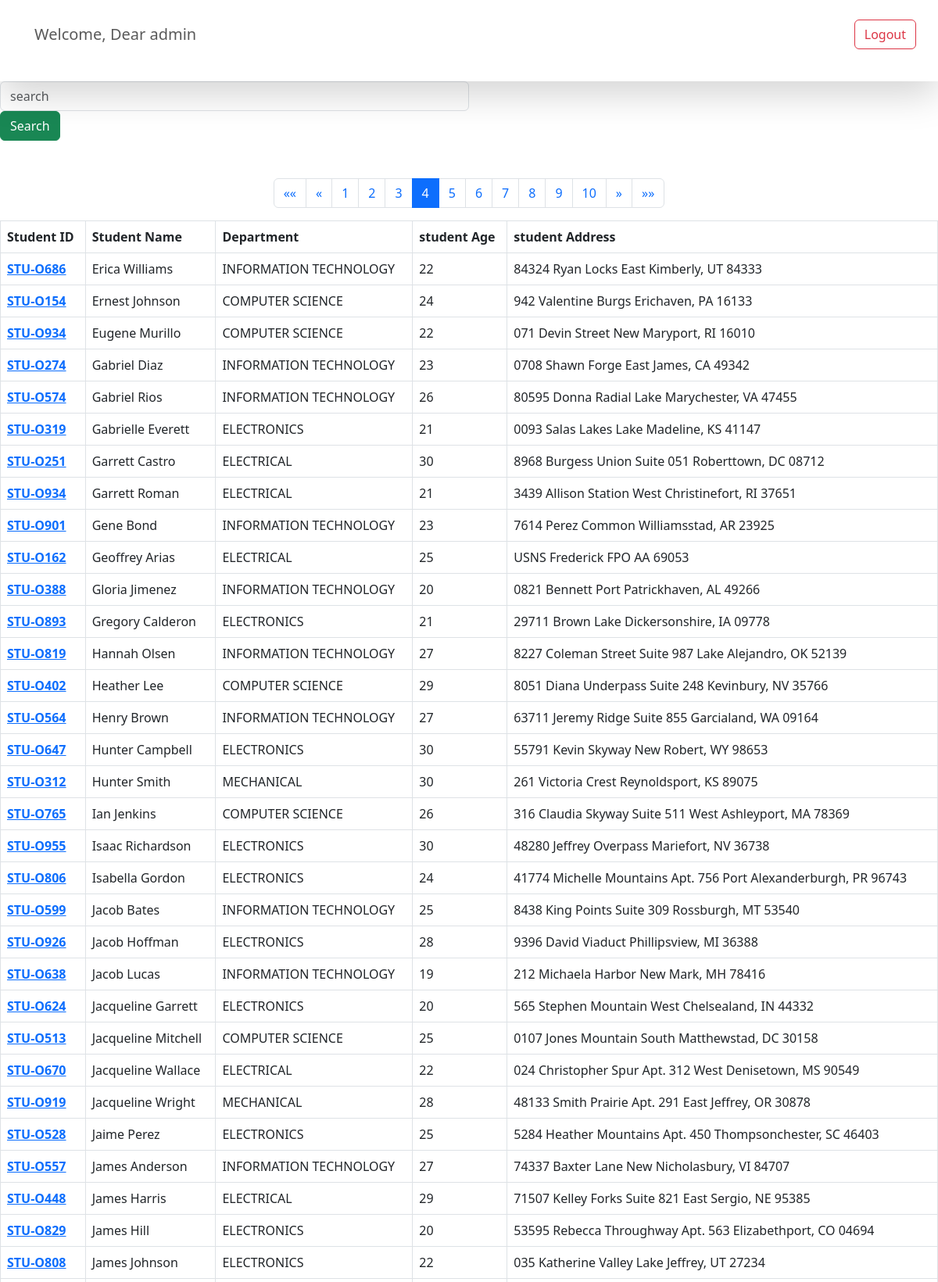
Screenshot of /get_students/?page=4 (signed in, upper part) with the database file from the repository.
### home/models.py (models this page shows, shortened)
class Student(models.Model):
    department = models.ForeignKey(Department,  related_name='depart',on_delete=models.CASCADE)
    student_id = models.OneToOneField(StudentID,related_name = 'studentid',on_delete=models.CASCADE)
    student_name = models.CharField(max_length=100)
    student_email =  models.EmailField(unique=True)
    student_age = models.IntegerField(default=18)
    student_address = models.TextField()
    class Meta:
        ordering = ['student_name']
        verbose_name = 'student'

class StudentID(models.Model):
    student_id = models.CharField(max_length=100)
    def __str__(self) -> str:
        return self.student_id

class Department(models.Model):
    department = models.CharField(max_length=100)
    class Meta:
        ordering = ['department']

### home/views.py (the view, shortened to what this page needs)
# urls.py: path('get_students/',get_students,name='get_students'),
@login_required(login_url='/login/')
def get_students(request):
    students = Student.objects.all()
    paginator = Paginator(students, 50)  # Show 50 contacts per page.
    page_number = request.GET.get("page",1)
    page_obj = paginator.get_page(page_number)
    context = {'l_student':page_obj}
    return render(request,'inside/students.html',context)

### templates/inside/students.html
{% extends '../base.html'  %}
{% block start %}
<form>
  <div class="col-md-6">
    <input class="form-control" name="search" placeholder="search"  />
  </div>
  <div class="col-md-6">
    <button type="submit" class="btn btn-success">Search</button>
  </div>
</form>
<nav aria-label="Page navigation example" >
  <ul class="pagination flex-row justify-content-center pt-5"  >
    {% if l_student.has_previous %}
    <li class="page-item">
      <a class="page-link" href="?page=1" aria-label="First">
        <span aria-hidden="true">&laquo;&laquo;</span>
      </a>
    </li>
    <li class="page-item">
      <a class="page-link" href="?page={{ l_student.previous_page_number }}" aria-label="Previous">
        <span aria-hidden="true">&laquo;</span>
      </a>
    </li>
    {% endif %}
    {% for i in l_student.paginator.page_range %}
    <li class="page-item {% if l_student.number == i %}active{% endif %}">
      <a class="page-link" href="?page={{ i }}">{{ i }}</a>
    </li>
    {% endfor %}
    {% if l_student.has_next %}
    <li class="page-item">
      <a class="page-link" href="?page={{ l_student.next_page_number }}" aria-label="Next">
        <span aria-hidden="true">&raquo;</span>
      </a>
    </li>
    <li class="page-item">
      <a class="page-link" href="?page={{ l_student.paginator.num_pages }}" aria-label="Last">
        <span aria-hidden="true">&raquo;&raquo;</span>
      </a>
    </li>
    {% endif %}
  </ul>
</nav>
<table class=" p-5 table table-bordered">
    <thead>
      <tr>
        <th scope="col">Student ID</th>
        <th scope="col">Student Name</th>
        <th scope="col">Department</th>
        <th scope="col">student Age</th>
        <th scope="col">student Address</th>
      </tr>
    </thead>
    <tbody>
      {% for student in l_student %}
      <tr>
        <th scope="row"><a href="{% url 'see_marks' student.student_id %}"> {{student.student_id}} </a></th>
        <td>{{student.student_name}}</td>
        <td>{{student.department.department}}</td>
        <td>{{student.student_age}}</td>
        <td>{{student.student_address}}</td>
      </tr>
      {% endfor %}
    </tbody>
  </table>
{% endblock %}

### templates/base.html (shortened to what this page needs)
{% load static %}
<!DOCTYPE html>
<html>
    <head>
        <link href="https://cdn.jsdelivr.net/npm/bootstrap@5.3.0/dist/css/bootstrap.min.css" rel="stylesheet">
        <link rel="stylesheet" type="text/css" href="{% static 'css/css/index.css' %}">
    </head>
    <body>
          <nav class="navbar p-3 bg-outline-danger shadow-lg">
              <div class="container-fluid">
                <a class="navbar-brand"><p class="navbar-text ms-3">Welcome, Dear {{ request.user.username }}{{request.user.user_type}}</p></a>
                <form class="d-flex flex-row" role="search">
                  {% if request.user.is_authenticated  %}
                  <div class="d-flex flex-row justify-content-center">
                    <p>
                      <a href="/logout/" class="btn btn-outline-danger" type="submit">Logout</a>
                    </p>
                  </div>
                  {% endif %}
                </form>
              </div>
            </nav>
        {% block start %}
        {% endblock %}
    </body>
</html>

### css/css/index.css (style rules this page uses)
body { margin: 0; }

### rows the page displays
Student: student_id "STU-O686", student_name "Erica Williams", department.department "INFORMATION TECHNOLOGY", student_age "22", student_address "84324 Ryan Locks East Kimberly, UT 84333"
Student: student_id "STU-O154", student_name "Ernest Johnson", department.department "COMPUTER SCIENCE", student_age "24", student_address "942 Valentine Burgs Erichaven, PA 16133"
Student: student_id "STU-O934", student_name "Eugene Murillo", department.department "COMPUTER SCIENCE", student_age "22", student_address "071 Devin Street New Maryport, RI 16010"
Student: student_id "STU-O274", student_name "Gabriel Diaz", department.department "INFORMATION TECHNOLOGY", student_age "23", student_address "0708 Shawn Forge East James, CA 49342"
Student: student_id "STU-O574", student_name "Gabriel Rios", department.department "INFORMATION TECHNOLOGY", student_age "26", student_address "80595 Donna Radial Lake Marychester, VA 47455"
Student: student_id "STU-O319", student_name "Gabrielle Everett", department.department "ELECTRONICS", student_age "21", student_address "0093 Salas Lakes Lake Madeline, KS 41147"
Student: student_id "STU-O251", student_name "Garrett Castro", department.department "ELECTRICAL", student_age "30", student_address "8968 Burgess Union Suite 051 Roberttown, DC 08712"
Student: student_id "STU-O934", student_name "Garrett Roman", department.department "ELECTRICAL", student_age "21", student_address "3439 Allison Station West Christinefort, RI 37651"
Student: student_id "STU-O901", student_name "Gene Bond", department.department "INFORMATION TECHNOLOGY", student_age "23", student_address "7614 Perez Common Williamsstad, AR 23925"
Student: student_id "STU-O162", student_name "Geoffrey Arias", department.department "ELECTRICAL", student_age "25", student_address "USNS Frederick FPO AA 69053"
Student: student_id "STU-O388", student_name "Gloria Jimenez", department.department "INFORMATION TECHNOLOGY", student_age "20", student_address "0821 Bennett Port Patrickhaven, AL 49266"
Student: student_id "STU-O893", student_name "Gregory Calderon", department.department "ELECTRONICS", student_age "21", student_address "29711 Brown Lake Dickersonshire, IA 09778"
Student: student_id "STU-O819", student_name "Hannah Olsen", department.department "INFORMATION TECHNOLOGY", student_age "27", student_address "8227 Coleman Street Suite 987 Lake Alejandro, OK 52139"
Student: student_id "STU-O402", student_name "Heather Lee", department.department "COMPUTER SCIENCE", student_age "29", student_address "8051 Diana Underpass Suite 248 Kevinbury, NV 35766"
Student: student_id "STU-O564", student_name "Henry Brown", department.department "INFORMATION TECHNOLOGY", student_age "27", student_address "63711 Jeremy Ridge Suite 855 Garcialand, WA 09164"
Student: student_id "STU-O647", student_name "Hunter Campbell", department.department "ELECTRONICS", student_age "30", student_address "55791 Kevin Skyway New Robert, WY 98653"
Student: student_id "STU-O312", student_name "Hunter Smith", department.department "MECHANICAL", student_age "30", student_address "261 Victoria Crest Reynoldsport, KS 89075"
Student: student_id "STU-O765", student_name "Ian Jenkins", department.department "COMPUTER SCIENCE", student_age "26", student_address "316 Claudia Skyway Suite 511 West Ashleyport, MA 78369"
Student: student_id "STU-O955", student_name "Isaac Richardson", department.department "ELECTRONICS", student_age "30", student_address "48280 Jeffrey Overpass Mariefort, NV 36738"
Student: student_id "STU-O806", student_name "Isabella Gordon", department.department "ELECTRONICS", student_age "24", student_address "41774 Michelle Mountains Apt. 756 Port Alexanderburgh, PR 96743"
Student: student_id "STU-O599", student_name "Jacob Bates", department.department "INFORMATION TECHNOLOGY", student_age "25", student_address "8438 King Points Suite 309 Rossburgh, MT 53540"
Student: student_id "STU-O926", student_name "Jacob Hoffman", department.department "ELECTRONICS", student_age "28", student_address "9396 David Viaduct Phillipsview, MI 36388"
Student: student_id "STU-O638", student_name "Jacob Lucas", department.department "INFORMATION TECHNOLOGY", student_age "19", student_address "212 Michaela Harbor New Mark, MH 78416"
Student: student_id "STU-O624", student_name "Jacqueline Garrett", department.department "ELECTRONICS", student_age "20", student_address "565 Stephen Mountain West Chelsealand, IN 44332"
Student: student_id "STU-O513", student_name "Jacqueline Mitchell", department.department "COMPUTER SCIENCE", student_age "25", student_address "0107 Jones Mountain South Matthewstad, DC 30158"
Student: student_id "STU-O670", student_name "Jacqueline Wallace", department.department "ELECTRICAL", student_age "22", student_address "024 Christopher Spur Apt. 312 West Denisetown, MS 90549"
Student: student_id "STU-O919", student_name "Jacqueline Wright", department.department "MECHANICAL", student_age "28", student_address "48133 Smith Prairie Apt. 291 East Jeffrey, OR 30878"
Student: student_id "STU-O528", student_name "Jaime Perez", department.department "ELECTRONICS", student_age "25", student_address "5284 Heather Mountains Apt. 450 Thompsonchester, SC 46403"
Student: student_id "STU-O557", student_name "James Anderson", department.department "INFORMATION TECHNOLOGY", student_age "27", student_address "74337 Baxter Lane New Nicholasbury, VI 84707"
Student: student_id "STU-O448", student_name "James Harris", department.department "ELECTRICAL", student_age "29", student_address "71507 Kelley Forks Suite 821 East Sergio, NE 95385"
Student: student_id "STU-O829", student_name "James Hill", department.department "ELECTRONICS", student_age "20", student_address "53595 Rebecca Throughway Apt. 563 Elizabethport, CO 04694"
Student: student_id "STU-O808", student_name "James Johnson", department.department "ELECTRONICS", student_age "22", student_address "035 Katherine Valley Lake Jeffrey, UT 27234"

### other values shown
{{ request.user.username }} "admin"
{{ i }} "1" "2" "3" "4" "5" "6" "7" "8" "9" "10"
